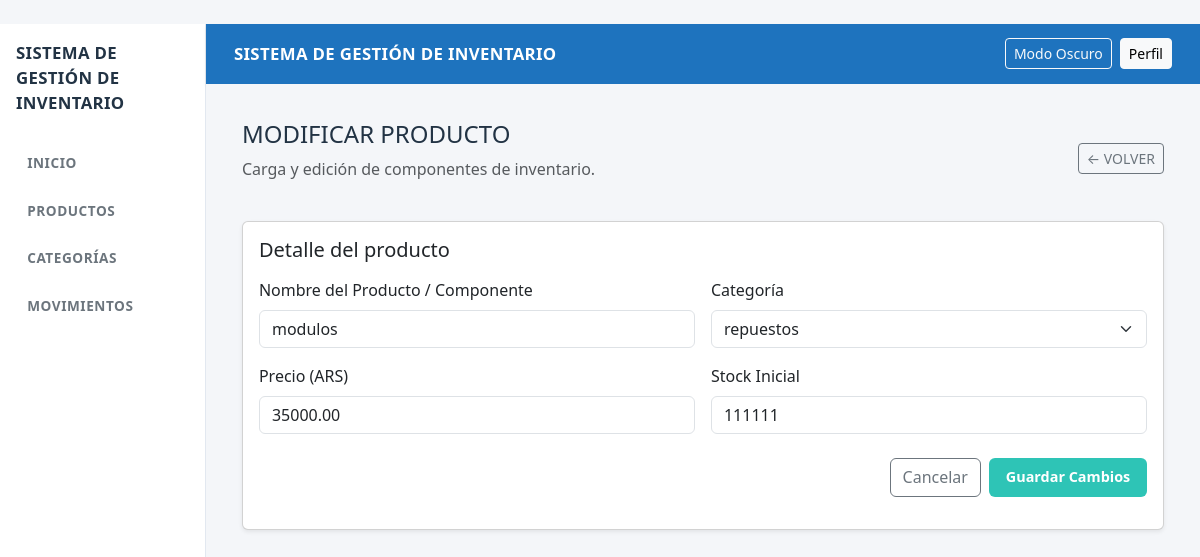
/editar_producto/15/, run on the app's committed database.
### inventario/models.py (models this page shows, shortened)
class Producto(models.Model):
    nombre = models.CharField(max_length=150)
    categoria = models.ForeignKey(Categoria, on_delete=models.CASCADE)
    stock = models.IntegerField(default=0)
    precio = models.DecimalField(max_digits=10, decimal_places=2)
    activo = models.BooleanField(default=True)

class Categoria(models.Model):
    nombre = models.CharField(max_length=100)
    descripcion = models.CharField(max_length=255, blank=True, null=True)

### inventario/views.py (the view, shortened to what this page needs)
# urls.py: path('editar_producto/<int:id>/', views.editar_producto, name='editar_producto'),
def editar_producto(request, id):
    producto = get_object_or_404(Producto, id=id, activo=True)
    categorias = Categoria.objects.all()
    contexto = {'producto': producto, 'categorias': categorias}
    return render(request, 'inventario/crear_producto.html', contexto)

### inventario/templates/inventario/crear_producto.html (shortened to what this page needs)
﻿{% extends 'inventario/base.html' %}
{% block contenido %}
    <div class="d-flex align-items-center justify-content-between mb-4">
        <div>
            <h2 class="h4">{% if producto %}MODIFICAR PRODUCTO{% else %}REGISTRAR PRODUCTO{% endif %}</h2>
            <p class="text-muted">Carga y edición de componentes de inventario.</p>
        </div>
        <a href="{% url 'home_admin' %}" class="btn btn-sm btn-outline-secondary">← VOLVER</a>
    </div>
    <div class="card shadow-sm">
        <div class="card-body">
            <h5 class="mb-3">Detalle del producto</h5>
            <form method="POST">
                <div class="row g-3">
                                        <div class="col-12 col-md-6">
                                                <label class="form-label">Nombre del Producto / Componente</label>
                                                <input type="text" name="nombre" class="form-control" value="{{ producto.nombre|default:'' }}" required />
                                        </div>
                                        <div class="col-12 col-md-6">
                                                <label class="form-label">Categoría</label>
                                                <select name="categoria" class="form-select" required>
                                                    {% for cat in categorias %}
                                                        <option value="{{ cat.id }}" {% if producto and cat.id == producto.categoria.id %}selected{% endif %}>{{ cat.nombre }}</option>
                                                    {% endfor %}
                                                </select>
                                        </div>
                    <div class="col-12 col-md-6">
                        <label class="form-label">Precio (ARS)</label>
                        <input type="number" step="0.01" name="precio" class="form-control" value="{{ producto.precio|default:0 }}" required />
                    </div>
                    <div class="col-12 col-md-6">
                        <label class="form-label">Stock Inicial</label>
                        <input type="number" name="stock" class="form-control" value="{{ producto.stock|default:0 }}" min="0" required />
                    </div>
                </div>
                <div class="mt-4 d-flex justify-content-end gap-2">
                    <a href="{% url 'home_admin' %}" class="btn btn-outline-secondary">Cancelar</a>
                    <button type="submit" class="btn btn-figma-success">Guardar Cambios</button>
                </div>
            </form>
        </div>
    </div>
{% endblock %}

### inventario/static/css/styles.css (style rules this page uses)
:root { --bg: #f4f6f9; --surface: #ffffff; --text: #223344; --primary: #1e73be; --accent: #2ec4b6; --danger: #e71d36; --muted: #6c757d; --input-background: #ffffff; --border: #e2e8f0; --card-shadow: 0 4px 12px rgba(16, 24, 40, 0.06); }
html, body { height: 100%; }
body { background: var(--bg); color: var(--text); font-family: system-ui, -apple-system, 'Segoe UI', Roboto, 'Helvetica Neue', Arial; margin: 0; }
.btn-figma-success { background: var(--accent); color: #fff; font-weight: 700; border: none; padding: 0.55rem 1.05rem; border-radius: 6px; font-size: 0.9rem; transition: filter 0.2s ease; }
a.text-muted, .text-muted { color: var(--muted); }

### data on the page
Producto: nombre "modulos", categoria "repuestos", precio "35000.00", stock "111111"
